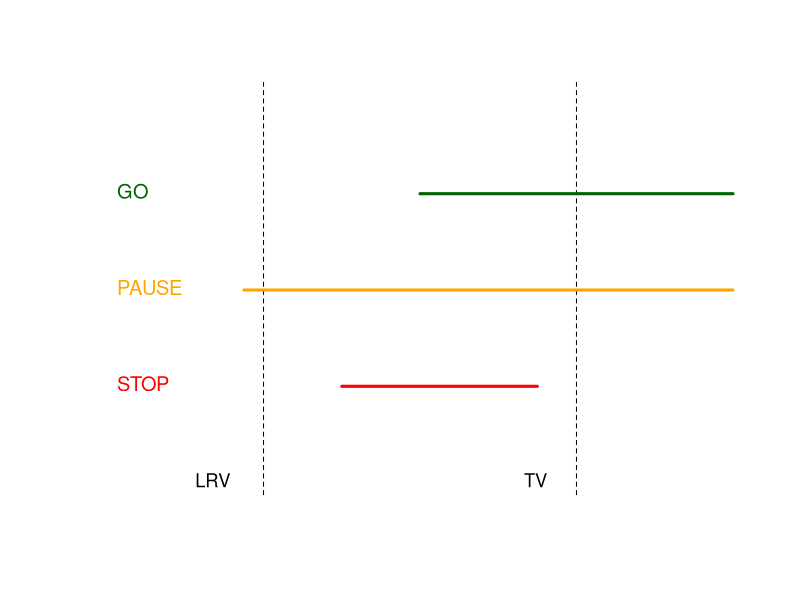
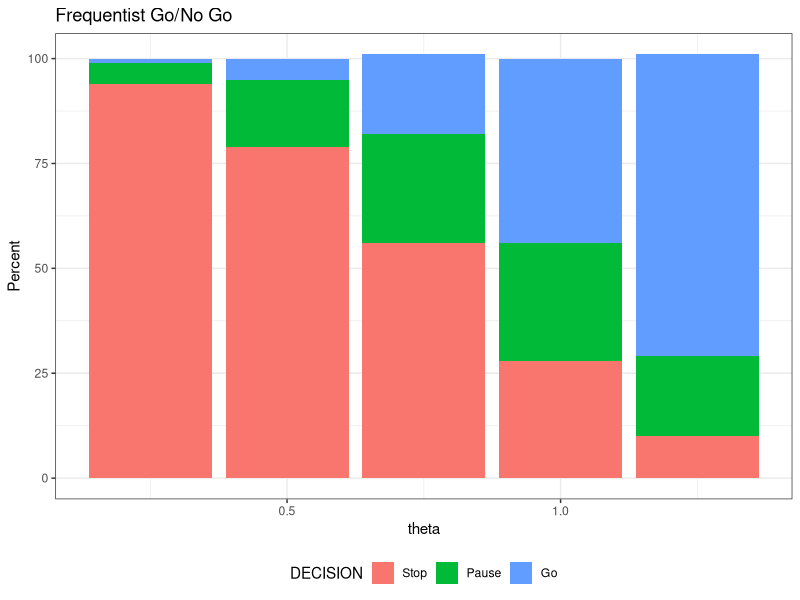
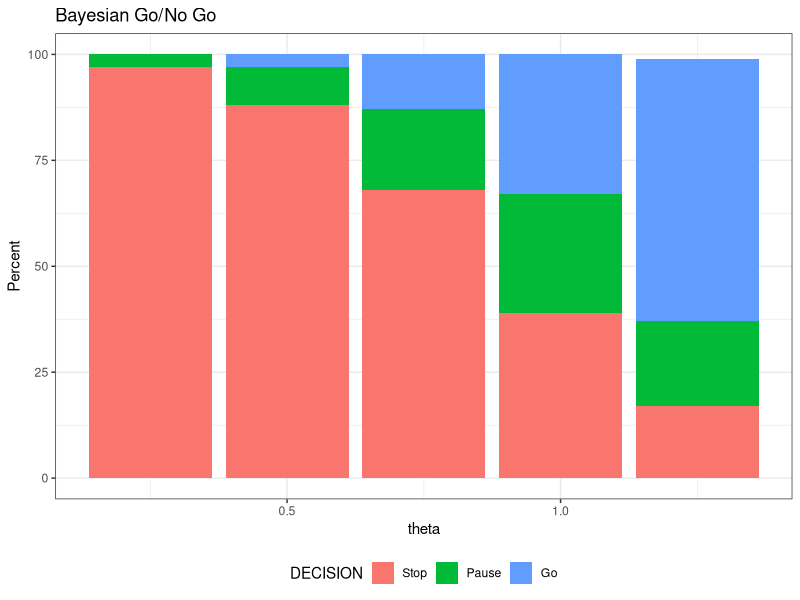
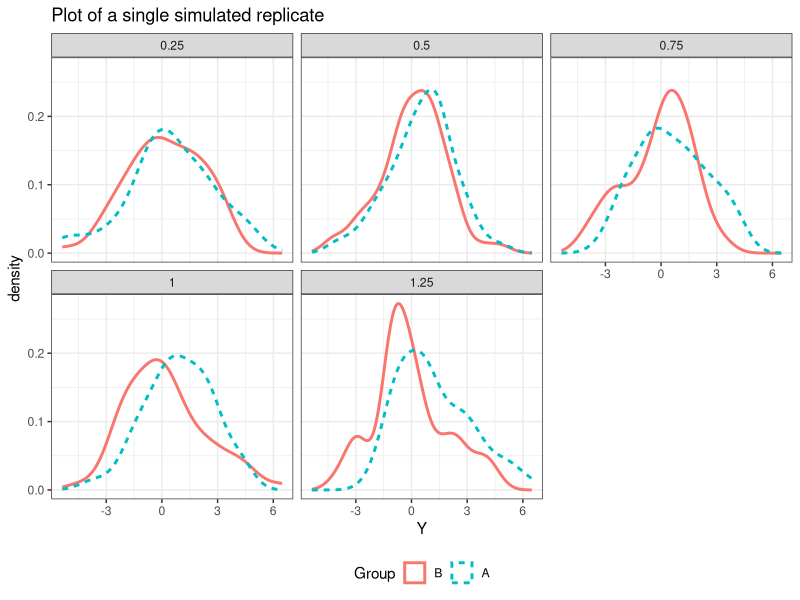
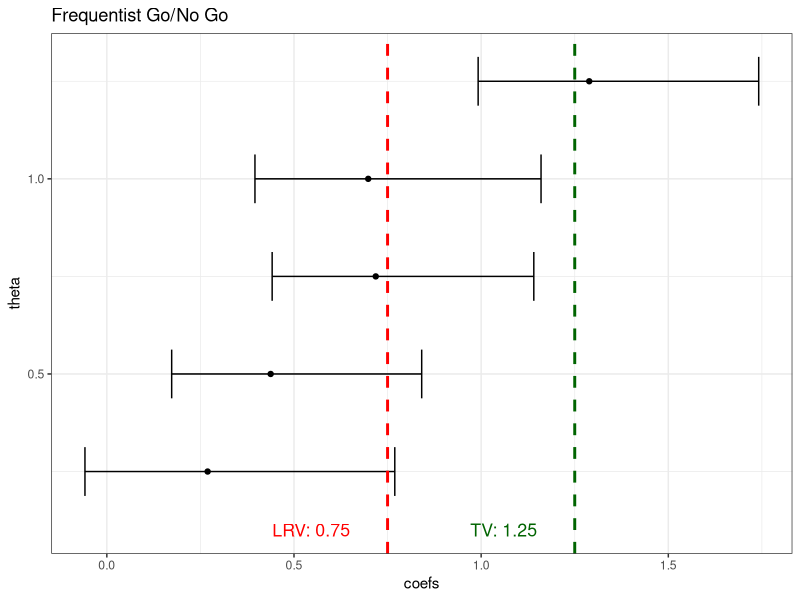
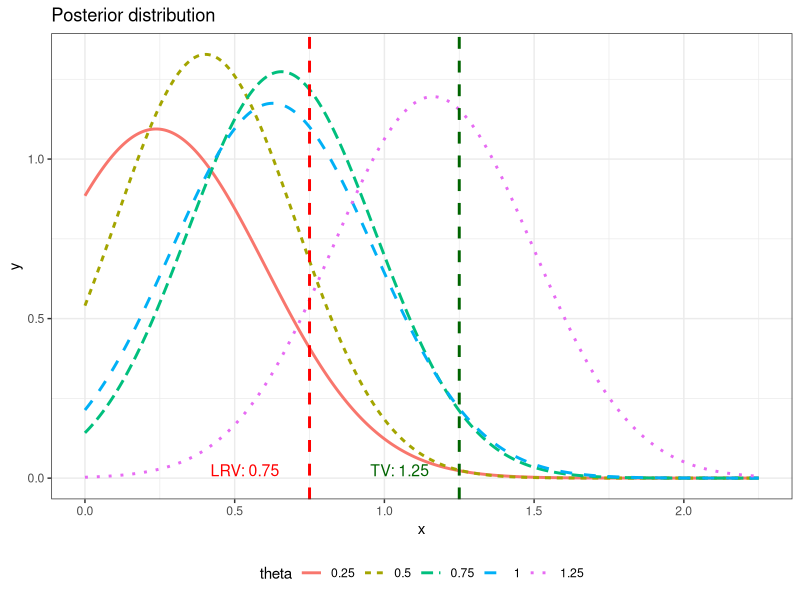

Here is the R script that generated these plots, in order:
## ---- chunk 1
plot(1, lwd=0,axes=F,xlab="",ylab="", type = "l")
lines(c(0.8, 0.8), c(-1, 2), type = "l", lty=2)
lines(c(1.2, 1.2), c(-1, 2), type = "l", lty=2)
lines(c(1.0, 1.4), c(1.2, 1.2), type = "l", lty=1, lwd=3, col="darkgreen")
lines(c(0.775, 1.4), c(1.0, 1.0), type = "l", lty=1, lwd=3, col="orange")
lines(c(0.9, 1.15), c(0.8, 0.8), type = "l", lty=1, lwd=3, col="red")
text(0.7, 0.6, "LRV", cex = 1.1, pos = 4)
text(1.12, 0.6, "TV", cex = 1.1, pos=4)
text(0.6, 1.2, "GO", cex = 1.2, pos = 4, col="darkgreen")
text(0.6, 1.0, "PAUSE", cex = 1.2, pos=4, col="orange")
text(0.6, 0.8, "STOP", cex = 1.2, pos=4, col="red")
## ---- chunk 2
library(tidyverse)
# Specifications for the simulations
REP<-1000; 
sigma<-2
n1<-63
LRV<-0.75
TV<-1.25
theta. <- c(0.25, 0.5, 0.75, 1, 1.25)

set.seed(123)
# Simulate data
DAT <- tibble(i = seq(1:(REP*(length(theta.))*(2*n1)))  ,
          rep = sort(rep(seq(1:REP), times = (length(theta.))*(2*n1))),
          theta=rep(theta., times = REP*(2*n1)), 
          gr=rep(c(rep(0, times=n1), rep(1, times=n1)), times = REP*(length(theta.))),
          Group = factor(gr, labels = c("B", "A")),
          N=rep(seq(1:n1), times=2*REP*(length(theta.))), 
          Y = gr*theta + rnorm((REP*(length(theta.))*(2*n1)), 0, 2)) 
## ---- chunk 3
OUT_1 <-   DAT %>%
     group_split(theta, rep ) %>%
     map(~ lm(Y ~ Group, data = .x)) %>%
    # The percentiles from the sampling distribution
  map_df(~ {tibble(LOW = confint(., level = .60)[[2,1]], 
                   UP = confint(., level = .80)[[2,2]],
                   coefs = coef(.)[2])})
      OUT_1 <- OUT_1 %>%
        mutate(theta=sort(rep(theta., times = REP)), 
              rep = rep(seq(1:REP), times = length(theta.)), 
              DECISION = factor(case_when(LOW > LRV & UP > TV ~ 2, 
                           LOW <= LRV & UP > TV ~ 1, 
                           UP <= TV ~ 0), labels = c("Stop", "Pause", "Go")))
## ---- chunk 4
OUT_2 <- OUT_1 %>% 
              group_by(theta, DECISION) %>%
               tally() %>%
                mutate(Percent = round(100*n/REP, 0 ))
fig1 <- ggplot(OUT_2, aes(x=theta, y=Percent, fill=DECISION)) +
        labs(title="Frequentist Go/No Go") +
        geom_bar(stat="identity") + 
        theme_bw() +
       theme(legend.position="bottom") +
        geom_col(position = position_stack(reverse = TRUE))
## ---- chunk 5
plot(fig1)
## ---- chunk 6
p1<-round(sqrt(((1.5-0)/qnorm(1-0.05))^2), digits=1)
## ---- chunk 7
library(Hmisc)

OUT_11 <-   DAT %>%
     group_split(theta, rep ) %>%
     map(~ lm(Y ~ Group, data = .x)) %>%
  map_df(~ {tibble(coefs = coef(.)[2], 
                   SE = sqrt(diag(vcov(.)))[2])})
## ---- chunk 8
OUT_11 <- OUT_11 %>%
            # Posterior mean and SD for theta
  mutate( theta=sort(rep(theta., times = REP)), 
          rep = rep(seq(1:REP), times = length(theta.)),
           p_m = as.numeric(gbayes(mean.prior = 0, 
                   stat = coefs, var.stat = SE^2, 
                   cut.prior=1.75, cut.prob.prior=0.05)[[3]]),
            p_s = sqrt(as.numeric(gbayes(mean.prior = 0, 
                   stat = coefs, var.stat = SE^2, 
                   cut.prior=1.75, cut.prob.prior=0.05)[[4]])), 
  # The percentiles from the posterior distribution
           LOW = qnorm(p=0.2, mean=p_m, sd=p_s),
           UP = qnorm(p=0.9, mean=p_m, sd=p_s), 
           DECISION = factor(case_when(LOW > LRV & UP > TV ~ 2, 
                           LOW <= LRV & UP > TV ~ 1, 
                           UP <= TV ~ 0), labels = c("Stop", "Pause", "Go")), 
          theta=sort(rep(theta., times = REP)), 
              rep = rep(seq(1:REP), times = length(theta.)) )
## ---- chunk 9
OUT_21 <- OUT_11 %>% 
              group_by(theta, DECISION) %>%
               tally() %>%
                mutate(Percent = round(100*n/REP, 0 ))

fig2 <- ggplot(OUT_21, aes(x=theta, y=Percent, fill=DECISION)) +
          labs(title="Bayesian Go/No Go") +
        geom_bar(stat="identity") + 
        theme_bw() +
        theme(legend.position="bottom") +
        geom_col(position = position_stack(reverse = TRUE))

## ---- chunk 10
plot(fig2)
## ---- chunk 11
Single <- DAT %>% filter(rep==1)

fig3 <- ggplot(Single, aes(x=Y, color=Group)) +
  geom_density(aes(linetype=Group, color=Group), size=1) +
  labs(title="Plot of a single simulated replicate") +
   theme_bw() +
    facet_wrap(~ theta) + 
     theme(legend.position="bottom") 
## ---- chunk 12
plot(fig3)
## ---- chunk 13

S_1 <-   Single %>%
     group_split(theta ) %>%
     map(~ lm(Y ~ Group, data = .x)) %>%
    # The percentiles from the sampling distribution
  map_df(~ {tibble(LOW = confint(., level = .60)[[2,1]], 
                   UP = confint(., level = .80)[[2,2]],
                   coefs = coef(.)[2])}) %>%
        mutate(theta=theta.)
      S_1_ <- S_1 %>%
        mutate(DECISION = factor(case_when(LOW > LRV & UP > TV ~ 2, 
                           LOW <= LRV & UP > TV ~ 1, 
                           UP <= TV ~ 0))) %>%
                dplyr::select(theta, DECISION) %>%
                pivot_wider(names_from = theta, values_from = DECISION)
## ---- chunk 14

fig4 <- ggplot(S_1 , aes(x=theta, y=coefs)) +
                geom_point()+
                geom_errorbar(aes(ymin=LOW, ymax=UP), width=.125) +
                theme_bw() +
               labs(title="Frequentist Go/No Go") +
                geom_hline(yintercept=c(0.75, 1.25), linetype="dashed", 
                color = c("red", "darkgreen"), size=1) + 
               annotate("text",
               x = c(0.1, 0.1),
               y =  c(0.65, 1.15 ),label = c("LRV: 0.75", "TV: 1.25") ,
               color = c("red", "darkgreen"), size =4.5, hjust = 1)
 fig4 <- fig4 + coord_flip()               
## ---- chunk 15
plot(fig4)
## ---- chunk 16

S_2 <-   Single %>%
     group_split(theta ) %>%
     map(~ lm(Y ~ Group, data = .x)) %>%
  map_df(~ {tibble(coefs = coef(.)[2], 
                   SE = sqrt(diag(vcov(.)))[2])})

S_2 <- S_2 %>%
            # Posterior mean and SD for theta
  mutate( theta=factor(theta.), 
           p_m = as.numeric(gbayes(mean.prior = 0, 
                   stat = coefs, var.stat = SE^2, 
                   cut.prior=1.75, cut.prob.prior=0.05)[[3]]),
            p_s = sqrt(as.numeric(gbayes(mean.prior = 0, 
                   stat = coefs, var.stat = SE^2, 
                   cut.prior=1.75, cut.prob.prior=0.05)[[4]])))

x <- seq(0, 2.25, length=1000)
S_2_ <- S_2 %>%
  expand_grid(x) %>%
  mutate(y = dnorm(x, mean=p_m, sd=p_s))

fig5 <- ggplot(S_2_ , aes(x=x, y=y, group = theta, color = theta)) +
        geom_line(aes(linetype = theta, group = theta, color = theta), size=1) + 
         theme_bw() +
    labs(title="Posterior distribution") +
        theme(legend.position="bottom") + 
          geom_vline(xintercept=c(0.75, 1.25), linetype="dashed", 
                color = c("red", "darkgreen"), size=1) + 
               annotate("text",
               x = c(0.65, 1.15),
               y =  c(0.025, 0.025 ),label = c("LRV: 0.75", "TV: 1.25") ,
               color = c("red", "darkgreen"), size =4.0, hjust = 1)


S_2x <- S_2 %>%
        mutate( pTV = signif(pnorm(q=1.25, mean = p_m, sd = p_s, 
                                   lower.tail = F, log.p = FALSE), digits = 2 )) %>%
    dplyr::select(theta, pTV) %>%
     pivot_wider(names_from = theta, values_from = pTV)

## ---- chunk 17
knitr::kable(S_2x , format='pipe')
## ---- chunk 18
plot(fig5)
